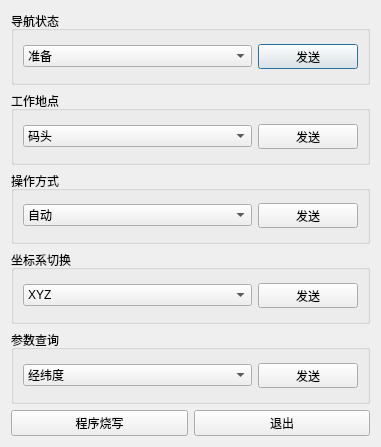
<?xml version="1.0" encoding="UTF-8"?>
<ui version="4.0">
 <class>QueryDialog</class>
 <widget class="QDialog" name="QueryDialog">
  <property name="geometry">
   <rect>
    <x>0</x>
    <y>0</y>
    <width>381</width>
    <height>447</height>
   </rect>
  </property>
  <property name="windowTitle">
   <string>状态切换</string>
  </property>
  <property name="modal">
   <bool>true</bool>
  </property>
  <layout class="QGridLayout" name="gridLayout_12">
   <item row="0" column="0">
    <widget class="QGroupBox" name="groupBox">
     <property name="title">
      <string>导航状态</string>
     </property>
     <layout class="QGridLayout" name="gridLayout_2">
      <item row="0" column="0">
       <layout class="QGridLayout" name="gridLayout">
        <item row="0" column="0">
         <widget class="QComboBox" name="comboBox">
          <property name="minimumSize">
           <size>
            <width>25</width>
            <height>0</height>
           </size>
          </property>
          <item>
           <property name="text">
            <string>准备</string>
           </property>
          </item>
          <item>
           <property name="text">
            <string>自对准</string>
           </property>
          </item>
          <item>
           <property name="text">
            <string>传递对准</string>
           </property>
          </item>
          <item>
           <property name="text">
            <string>罗经对准</string>
           </property>
          </item>
          <item>
           <property name="text">
            <string>自主导航/无阻尼</string>
           </property>
          </item>
          <item>
           <property name="text">
            <string>自主导航/水平阻尼</string>
           </property>
          </item>
          <item>
           <property name="text">
            <string>自主导航/全阻尼</string>
           </property>
          </item>
          <item>
           <property name="text">
            <string>罗经导航</string>
           </property>
          </item>
          <item>
           <property name="text">
            <string>GNSS组合导航</string>
           </property>
          </item>
          <item>
           <property name="text">
            <string>在舰标定</string>
           </property>
          </item>
          <item>
           <property name="text">
            <string>组合校准</string>
           </property>
          </item>
          <item>
           <property name="text">
            <string>DVL组合导航</string>
           </property>
          </item>
          <item>
           <property name="text">
            <string>零速校准</string>
           </property>
          </item>
          <item>
           <property name="text">
            <string>点位置校准</string>
           </property>
          </item>
         </widget>
        </item>
        <item row="0" column="1">
         <widget class="QPushButton" name="pushButton">
          <property name="maximumSize">
           <size>
            <width>100</width>
            <height>25</height>
           </size>
          </property>
          <property name="text">
           <string>发送</string>
          </property>
         </widget>
        </item>
       </layout>
      </item>
     </layout>
    </widget>
   </item>
   <item row="1" column="0">
    <widget class="QGroupBox" name="groupBox_2">
     <property name="title">
      <string>工作地点</string>
     </property>
     <layout class="QGridLayout" name="gridLayout_4">
      <item row="0" column="0">
       <layout class="QGridLayout" name="gridLayout_3">
        <item row="0" column="0">
         <widget class="QComboBox" name="comboBox_2">
          <item>
           <property name="text">
            <string>码头</string>
           </property>
          </item>
          <item>
           <property name="text">
            <string>海上</string>
           </property>
          </item>
         </widget>
        </item>
        <item row="0" column="1">
         <widget class="QPushButton" name="pushButton_2">
          <property name="maximumSize">
           <size>
            <width>100</width>
            <height>25</height>
           </size>
          </property>
          <property name="text">
           <string>发送</string>
          </property>
         </widget>
        </item>
       </layout>
      </item>
     </layout>
    </widget>
   </item>
   <item row="2" column="0">
    <widget class="QGroupBox" name="groupBox_3">
     <property name="title">
      <string>操作方式</string>
     </property>
     <layout class="QGridLayout" name="gridLayout_6">
      <item row="0" column="0">
       <layout class="QGridLayout" name="gridLayout_5">
        <item row="0" column="0">
         <widget class="QComboBox" name="comboBox_3">
          <item>
           <property name="text">
            <string>自动</string>
           </property>
          </item>
          <item>
           <property name="text">
            <string>手动</string>
           </property>
          </item>
         </widget>
        </item>
        <item row="0" column="1">
         <widget class="QPushButton" name="pushButton_3">
          <property name="maximumSize">
           <size>
            <width>100</width>
            <height>25</height>
           </size>
          </property>
          <property name="text">
           <string>发送</string>
          </property>
         </widget>
        </item>
       </layout>
      </item>
     </layout>
    </widget>
   </item>
   <item row="3" column="0">
    <widget class="QGroupBox" name="groupBox_4">
     <property name="title">
      <string>坐标系切换</string>
     </property>
     <layout class="QGridLayout" name="gridLayout_8">
      <item row="0" column="0">
       <layout class="QGridLayout" name="gridLayout_7">
        <item row="0" column="0">
         <widget class="QComboBox" name="comboBox_4">
          <item>
           <property name="text">
            <string>XYZ</string>
           </property>
          </item>
          <item>
           <property name="text">
            <string>Y-XZ</string>
           </property>
          </item>
          <item>
           <property name="text">
            <string>-X-YZ</string>
           </property>
          </item>
          <item>
           <property name="text">
            <string>-YXZ</string>
           </property>
          </item>
          <item>
           <property name="text">
            <string>-XY-Z</string>
           </property>
          </item>
          <item>
           <property name="text">
            <string>-Y-X-Z</string>
           </property>
          </item>
          <item>
           <property name="text">
            <string>X-Y-Z</string>
           </property>
          </item>
          <item>
           <property name="text">
            <string>YX-Z</string>
           </property>
          </item>
          <item>
           <property name="text">
            <string>XZ-Y</string>
           </property>
          </item>
          <item>
           <property name="text">
            <string>YZX</string>
           </property>
          </item>
          <item>
           <property name="text">
            <string>-XZY</string>
           </property>
          </item>
          <item>
           <property name="text">
            <string>-YZ-X</string>
           </property>
          </item>
          <item>
           <property name="text">
            <string>X-ZY</string>
           </property>
          </item>
          <item>
           <property name="text">
            <string>Y-Z-X</string>
           </property>
          </item>
          <item>
           <property name="text">
            <string>-X-Z-Y</string>
           </property>
          </item>
          <item>
           <property name="text">
            <string>-Y-ZX</string>
           </property>
          </item>
          <item>
           <property name="text">
            <string>ZY-X</string>
           </property>
          </item>
          <item>
           <property name="text">
            <string>Z-X-Y</string>
           </property>
          </item>
          <item>
           <property name="text">
            <string>Z-YX</string>
           </property>
          </item>
          <item>
           <property name="text">
            <string>ZXY</string>
           </property>
          </item>
          <item>
           <property name="text">
            <string>-ZYX</string>
           </property>
          </item>
          <item>
           <property name="text">
            <string>-Z-XY</string>
           </property>
          </item>
          <item>
           <property name="text">
            <string>-Z-Y-X</string>
           </property>
          </item>
          <item>
           <property name="text">
            <string>-ZX-Y</string>
           </property>
          </item>
         </widget>
        </item>
        <item row="0" column="1">
         <widget class="QPushButton" name="pushButton_4">
          <property name="maximumSize">
           <size>
            <width>100</width>
            <height>25</height>
           </size>
          </property>
          <property name="text">
           <string>发送</string>
          </property>
         </widget>
        </item>
       </layout>
      </item>
     </layout>
    </widget>
   </item>
   <item row="4" column="0">
    <widget class="QGroupBox" name="groupBox_5">
     <property name="title">
      <string>参数查询</string>
     </property>
     <layout class="QGridLayout" name="gridLayout_10">
      <item row="0" column="1">
       <widget class="QPushButton" name="pushButton_5">
        <property name="maximumSize">
         <size>
          <width>100</width>
          <height>25</height>
         </size>
        </property>
        <property name="text">
         <string>发送</string>
        </property>
       </widget>
      </item>
      <item row="0" column="0">
       <layout class="QGridLayout" name="gridLayout_9">
        <item row="0" column="0">
         <widget class="QComboBox" name="comboBox_5">
          <item>
           <property name="text">
            <string>经纬度</string>
           </property>
          </item>
          <item>
           <property name="text">
            <string>航向</string>
           </property>
          </item>
          <item>
           <property name="text">
            <string>速度</string>
           </property>
          </item>
          <item>
           <property name="text">
            <string>系统高度</string>
           </property>
          </item>
          <item>
           <property name="text">
            <string>系统基准重力</string>
           </property>
          </item>
          <item>
           <property name="text">
            <string>系统编号</string>
           </property>
          </item>
          <item>
           <property name="text">
            <string>在舰位置</string>
           </property>
          </item>
          <item>
           <property name="text">
            <string>IP地址</string>
           </property>
          </item>
          <item>
           <property name="text">
            <string>陀螺标定参数1</string>
           </property>
          </item>
          <item>
           <property name="text">
            <string>加速度计标定参数1</string>
           </property>
          </item>
          <item>
           <property name="text">
            <string>等效零偏</string>
           </property>
          </item>
          <item>
           <property name="text">
            <string>系统姿态零位</string>
           </property>
          </item>
          <item>
           <property name="text">
            <string>惯组和输出零位</string>
           </property>
          </item>
          <item>
           <property name="text">
            <string>杆臂</string>
           </property>
          </item>
          <item>
           <property name="text">
            <string>陀螺零偏温补系数</string>
           </property>
          </item>
          <item>
           <property name="text">
            <string>加表零位温补系数</string>
           </property>
          </item>
          <item>
           <property name="text">
            <string>陀螺标定参数2</string>
           </property>
          </item>
          <item>
           <property name="text">
            <string>加速度计标定参数2</string>
           </property>
          </item>
          <item>
           <property name="text">
            <string>DVL标度</string>
           </property>
          </item>
          <item>
           <property name="text">
            <string>波特率和输出频率</string>
           </property>
          </item>
         </widget>
        </item>
       </layout>
      </item>
     </layout>
    </widget>
   </item>
   <item row="5" column="0">
    <layout class="QGridLayout" name="gridLayout_11">
     <item row="0" column="0">
      <widget class="QPushButton" name="pushButton_6">
       <property name="text">
        <string>程序烧写</string>
       </property>
      </widget>
     </item>
     <item row="0" column="1">
      <widget class="QPushButton" name="pushButton_7">
       <property name="text">
        <string>退出</string>
       </property>
      </widget>
     </item>
    </layout>
   </item>
  </layout>
 </widget>
 <resources/>
 <connections/>
</ui>
